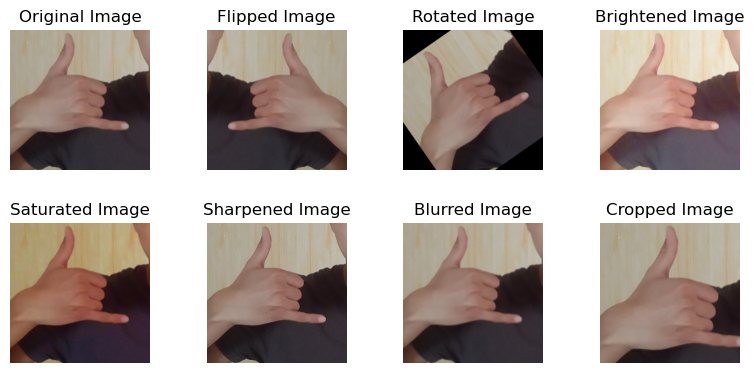
#> input picture docs/images/data_augmentation.png, 754 x 373 px, given in place of 0a8c60fc-9ef4-4de5-b601-3dee17ee110d.jpeg, which was not available
$ jupyter execute data_preprocessing.ipynb   (text cells are left out)
#> lines starting #> are read from the running program, lines starting #| are printed output that depends on the picture; pictures that were not available may be replaced by others from this repository, and a replacement may not be noted
#> further down, img is the input picture: shape (373, 754, 3); mean B, G, R 164.1, 169.6, 180.1
[cell 1]
# Imports
import cv2
import numpy as np
import os
import shutil
import random
from typing import List, Tuple

[cell 2]
ORIGINAL_DATA_FOLDER = "D:\\Documents\\GitHub\\cv-gesture-recognition\\data\\classification"

# Percentage of the dataset to be used for the test set
TEST_SET_PERCENTAGE = 0.2
# Percentage of the dataset to be used for the train/validation set
TRAIN_VAL_SET_PERCENTAGE = 1 - TEST_SET_PERCENTAGE

# For each folder representing a class in the dataset, in \\data\\images\\, copy a percentage of the images to a test set hosted in \\data\\test and the rest to a train/validation set hosted in \\data\\train_val\\original\\
def create_sets():
    # Create the test set folder
    if not os.path.exists(ORIGINAL_DATA_FOLDER + "\\final_test"):
        os.makedirs(ORIGINAL_DATA_FOLDER + "\\final_test")

    # Create directories for the train/validation set
    if not os.path.exists(ORIGINAL_DATA_FOLDER + "\\final_train_val\\original"):
        os.makedirs(ORIGINAL_DATA_FOLDER + "\\final_train_val\\original")

    # Get the list of folders in the images directory
    folders = [f for f in os.listdir(ORIGINAL_DATA_FOLDER + "\\images") if os.path.isdir(os.path.join(ORIGINAL_DATA_FOLDER + "\\images", f))]
    # For each folder
    for folder in folders:
        # Get the list of images in the folder
        images = [f for f in os.listdir(os.path.join(ORIGINAL_DATA_FOLDER + "\\images", folder)) if os.path.isfile(os.path.join(ORIGINAL_DATA_FOLDER + "\\images", folder, f))]
        # Get the number of images to copy to the test set
        num_images_test = int(len(images) * TEST_SET_PERCENTAGE)
        # Get the number of images to copy to the train/validation set
        num_images_train_val = int(len(images) * TRAIN_VAL_SET_PERCENTAGE)

        if num_images_train_val + num_images_test > len(images):
            num_images_train_val = num_images_train_val - (num_images_test + num_images_train_val - len(images))

        # Create the folder for the class in the test
        if not os.path.exists(ORIGINAL_DATA_FOLDER + "\\final_test\\" + folder):
            os.makedirs(ORIGINAL_DATA_FOLDER + "\\final_test\\" + folder)

        # Create the folder for the class in the train/validation set
        if not os.path.exists(ORIGINAL_DATA_FOLDER + "\\final_train_val\\original\\" + folder):
            os.makedirs(ORIGINAL_DATA_FOLDER + "\\final_train_val\\original\\" + folder)

        # Copy the images to the test set and the train/validation set based on index
        for index in range(num_images_test + num_images_train_val):
            # Get the image to copy
            image = images.pop(random.randint(0, len(images) - 1))

            if index < num_images_test:
                # Copy the image to the test set
                shutil.copy(os.path.join(ORIGINAL_DATA_FOLDER + "\\images", folder, image), os.path.join(ORIGINAL_DATA_FOLDER + "\\final_test", folder, image))
            else:
                # Copy the image to the train/validation set
                shutil.copy(os.path.join(ORIGINAL_DATA_FOLDER + "\\images", folder, image), os.path.join(ORIGINAL_DATA_FOLDER + "\\final_train_val\\original", folder, image))


create_sets()

[cell 3]
# Load Data from /data directory, in the folders with each class, each containing images of the respective class in .png format
def load_image_paths_and_labels(dir: str) -> Tuple[List[str], List[str]]:
    image_paths = []
    labels = []
    for folder in os.listdir(dir):
        folder_path = os.path.join(dir, folder)
        if not os.path.isdir(folder_path):
            continue
        for file in os.listdir(folder_path):
            image_paths.append(os.path.join(folder_path, file))
            labels.append(folder)
    return image_paths, labels

[cell 4]
# Flip an image horizontally, vertically or both
def flip_image(image: np.ndarray, horizontal: bool = True, vertical: bool = False) -> np.ndarray:
#> called with horizontal = True, vertical = False
    if horizontal and vertical:
        flipped_image = cv2.flip(image, -1)
    elif horizontal:
        flipped_image = cv2.flip(image, 1)
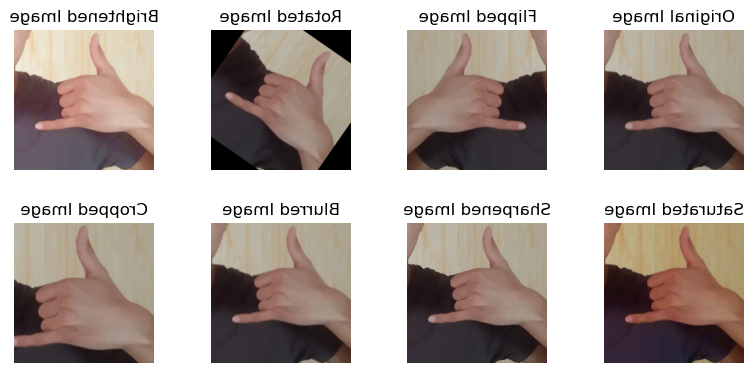
#> flipped_image: shape (373, 754, 3); mean B, G, R 164.1, 169.6, 180.1
    elif vertical:
        flipped_image = cv2.flip(image, 0)
    else:
        return image
    return flipped_image

# Rotate an image by a given angle
def rotate_image(image: np.ndarray, angle: float) -> np.ndarray:
#> called with angle = 3.91
    (h, w) = image.shape[:2]
#> h = 373; w = 754
    center = (w // 2, h // 2)
#> center = (377, 186)
    matrix = cv2.getRotationMatrix2D(center, angle, 1.0)
    rotated_image = cv2.warpAffine(image, matrix, (w, h), borderValue=(0, 0, 0))
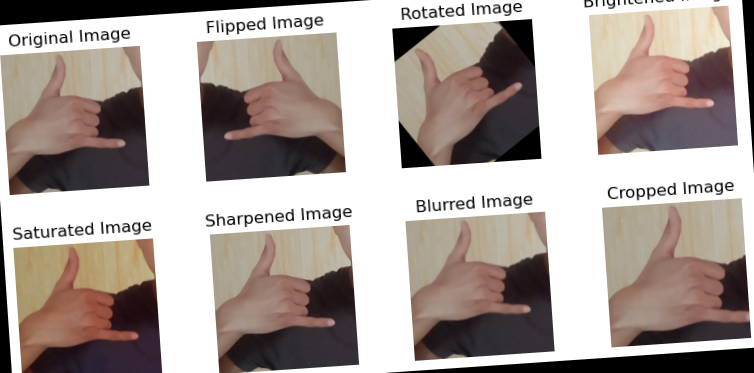
#> rotated_image: shape (373, 754, 3); mean B, G, R 155.2, 160.6, 171.1
    return rotated_image

# Adjust the brightness of an image
def adjust_brightness(image: np.ndarray, value: int) -> np.ndarray:
#> called with value = 50
    hsv = cv2.cvtColor(image, cv2.COLOR_BGR2HSV)
#> hsv: shape (373, 754, 3); mean H, S, V 30.2, 35.1, 180.3
    h, s, v = cv2.split(hsv)
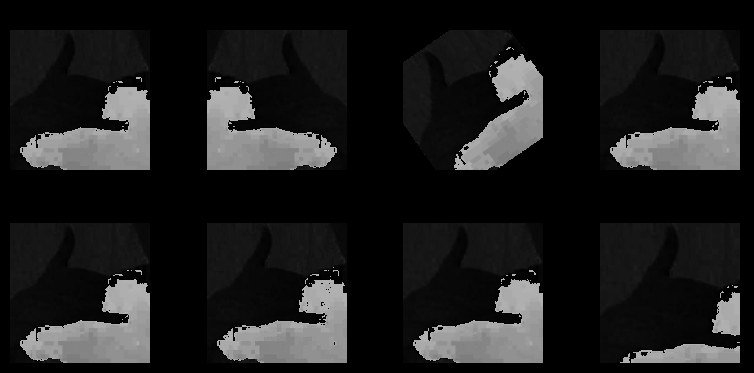
#> h: shape (373, 754); min 0, max 179, mean 30.2
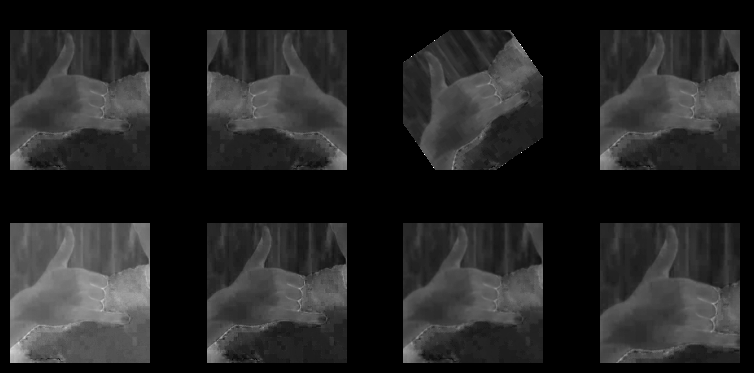
#> s: shape (373, 754); min 0, max 255, mean 35.1
    v = cv2.add(v, value)
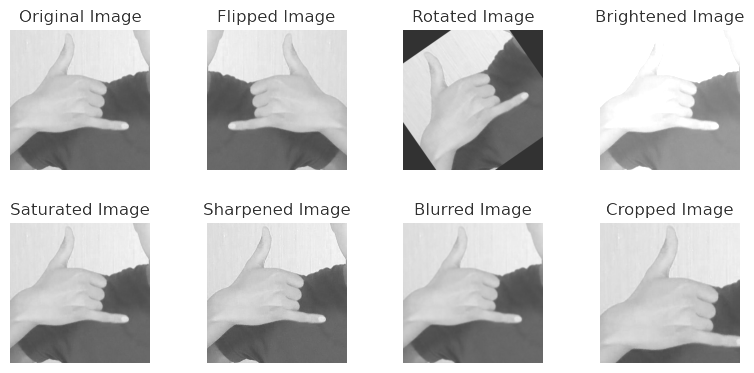
#> v: shape (373, 754); min 50, max 255, mean 208.6
    v = np.clip(v, 0, 255)
    final_hsv = cv2.merge((h, s, v))
#> final_hsv: shape (373, 754, 3); mean H, S, V 30.2, 35.1, 208.6
    return cv2.cvtColor(final_hsv, cv2.COLOR_HSV2BGR)
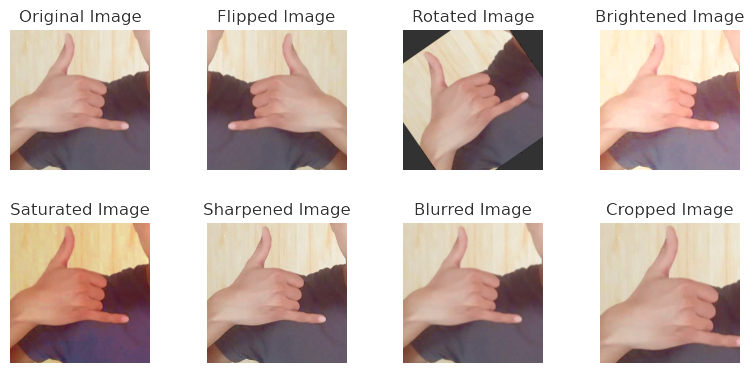
#> returned value: shape (373, 754, 3); mean B, G, R 186.5, 192.7, 208.2

# Adjust the saturation of an image
def adjust_saturation(image: np.ndarray, value: int) -> np.ndarray:
#> called with value = 50
    hsv = cv2.cvtColor(image, cv2.COLOR_BGR2HSV)
    h, s, v = cv2.split(hsv)
    s = cv2.add(s, value)
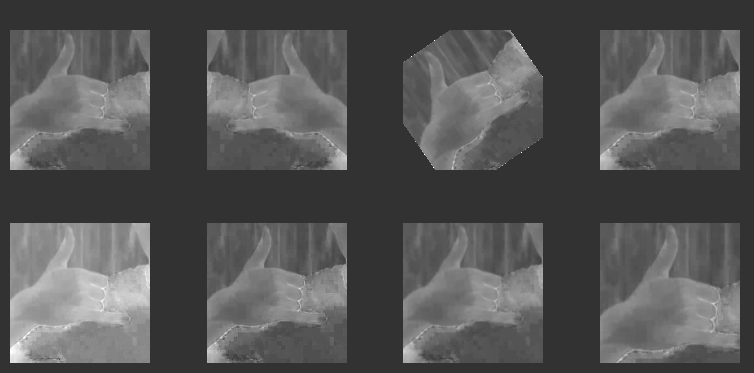
#> s: shape (373, 754); min 50, max 255, mean 85.1
    s = np.clip(s, 0, 255)
    final_hsv = cv2.merge((h, s, v))
#> final_hsv: shape (373, 754, 3); mean H, S, V 30.2, 85.1, 180.3
    return cv2.cvtColor(final_hsv, cv2.COLOR_HSV2BGR)
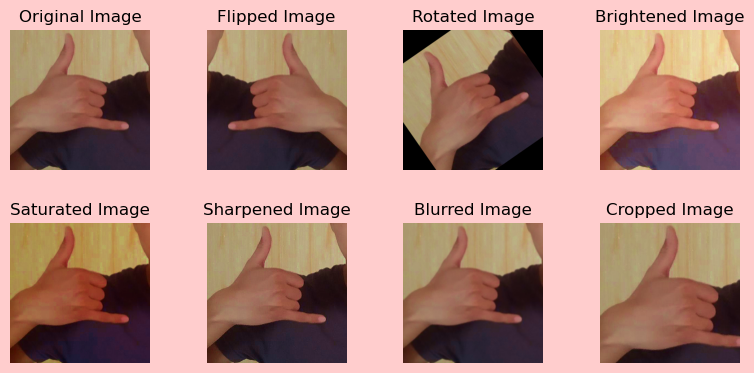
#> returned value: shape (373, 754, 3); mean B, G, R 129.7, 139.9, 179.8

# Apply a sharpening kernel to an image
def apply_sharpen(image: np.ndarray) -> np.ndarray:
    kernel = np.array([[0, -1, 0], [-1, 5, -1], [0, -1, 0]])
    return cv2.filter2D(image, -1, kernel)

# Apply a Gaussian blur to an image
def apply_blur(image: np.ndarray, ksize: int = 7) -> np.ndarray:
#> called with ksize = 7
    return cv2.GaussianBlur(image, (ksize, ksize), 0)

# Crop an image
def crop(img: np.ndarray) -> np.ndarray:
    size = img.shape[:2]
#> size = (373, 754)
    kernel_size = list(map(lambda x: int(x * 0.8), size))
#> kernel_size = [298, 603]
    shift_min, shift_max = -50, 50
    shift_size = [np.random.randint(shift_min, shift_max), np.random.randint(shift_min, shift_max)]

    crop_img = img[
        (size[0] - kernel_size[0]) // 2 + shift_size[0]:(size[0] - kernel_size[0]) // 2 + kernel_size[0] + shift_size[0],
        (size[1] - kernel_size[1]) // 2 + shift_size[1]:(size[1] - kernel_size[1]) // 2 + kernel_size[1] + shift_size[1]
    ]
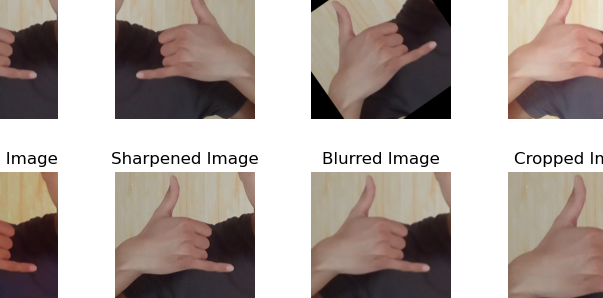
#> crop_img: shape (298, 603, 3); mean B, G, R 160, 165.3, 176.4

    return np.uint8(crop_img)

[cell 5]
# Augment an image with geometric transformations, color distortions and kernel filters, with a given chance per transformation
def augment_image(image: np.ndarray, augment_chance: float) -> List[np.ndarray]:
    augmented_images = [image]

    # Geometric transformations
    if random.random() < augment_chance:
        augmented_images.append(flip_image(image, horizontal=True))

    # Rotation: Apply rotation from -40 to 40 degrees
    rotation_range = [-40, 40]
    if random.random() < augment_chance:
        angle = np.random.uniform(rotation_range[0], rotation_range[1])
        augmented_images.append(rotate_image(image, angle))

    # Color distortions
    if random.random() < augment_chance:
        augmented_images.append(adjust_brightness(image, random.choice([-50, 50])))
    if random.random() < augment_chance:
        augmented_images.append(adjust_saturation(image, random.choice([-50, 50])))

    # Kernel filters
    if random.random() < augment_chance:
        augmented_images.append(apply_sharpen(image))
    if random.random() < augment_chance:
        augmented_images.append(apply_blur(image, random.choice([3, 5, 7])))

    return augmented_images

[cell 6]
from matplotlib import pyplot as plt

# Load sample image
img = cv2.imread("D:\\Documents\\GitHub\\cv-gesture-recognition\\data\\classification\\test\\call\\0a8c60fc-9ef4-4de5-b601-3dee17ee110d.jpeg")

# Define the figure size
fig, axs = plt.subplots(2, 4, figsize=(8, 4))
fig.tight_layout(pad=1.0)

# Function to show images in the grid
def show_image(ax, img, title):
    ax.imshow(cv2.cvtColor(img, cv2.COLOR_BGR2RGB))
    ax.set_title(title)
    ax.axis("off")

# Original Image
show_image(axs[0, 0], img, "Original Image")

# Flip image horizontally
flipped_image = flip_image(img, horizontal=True)
show_image(axs[0, 1], flipped_image, "Flipped Image")

# Rotate image by random angle between -40 and 40 degrees
angle = np.random.uniform(-40, 40)
rotated_image = rotate_image(img, angle)
show_image(axs[0, 2], rotated_image, "Rotated Image")

# Adjust brightness
brightened_image = adjust_brightness(img, 50)
show_image(axs[0, 3], brightened_image, "Brightened Image")

# Adjust saturation
saturated_image = adjust_saturation(img, 50)
show_image(axs[1, 0], saturated_image, "Saturated Image")

# Apply sharpening
sharpened_image = apply_sharpen(img)
show_image(axs[1, 1], sharpened_image, "Sharpened Image")

# Apply blur
blurred_image = apply_blur(img)
show_image(axs[1, 2], blurred_image, "Blurred Image")

# Crop image
cropped_image = crop(img)
show_image(axs[1, 3], cropped_image, "Cropped Image")

plt.show()
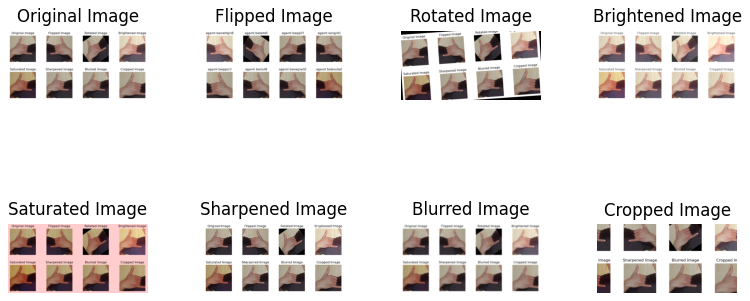
#> figure drawn by matplotlib, 8 panels

$ run again, on docs/images/handseg_arch_light.png
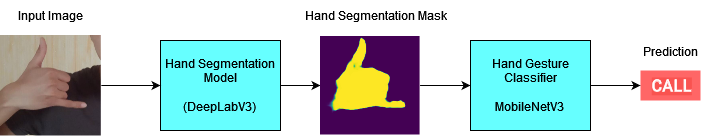
#> input picture docs/images/handseg_arch_light.png, 710 x 136 px, given in place of 0a8c60fc-9ef4-4de5-b601-3dee17ee110d.jpeg, which was not available
#> img is the input picture: shape (136, 710, 3); mean B, G, R 208.2, 207.5, 185.9
#> hsv: shape (136, 710, 3); mean H, S, V 37, 65.3, 218.6
#> in adjust_saturation, `return cv2.cvtColor(final_hsv, cv2.COLOR_HSV2BGR)`:
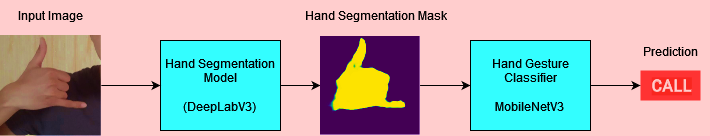
#> returned value: shape (136, 710, 3); mean B, G, R 177.3, 178, 175.3
#> in crop, `crop_img = img[ (size[0] - kernel_size[0]) // 2 + shift_size[0]:(size[..`:
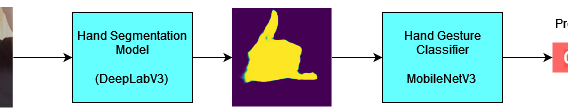
#> crop_img: shape (108, 568, 3); mean B, G, R 210.2, 207.8, 168.4

$ run again, on docs/images/mobilegame.jpg
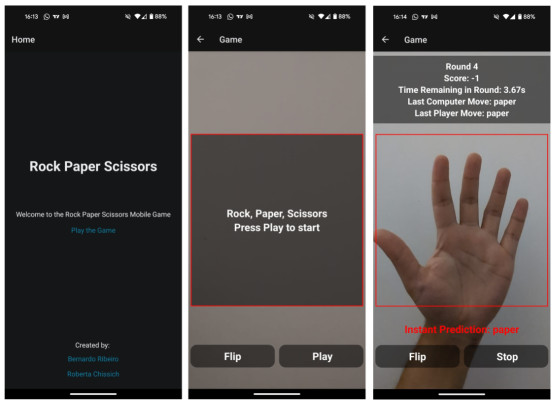
#> input picture docs/images/mobilegame.jpg, 556 x 404 px, given in place of 0a8c60fc-9ef4-4de5-b601-3dee17ee110d.jpeg, which was not available
#> img is the input picture: shape (404, 556, 3); mean B, G, R 78.1, 79.5, 84.1
#> hsv: shape (404, 556, 3); mean H, S, V 44.7, 28.2, 85.4
#> in crop, `crop_img = img[ (size[0] - kernel_size[0]) // 2 + shift_size[0]:(size[..`:
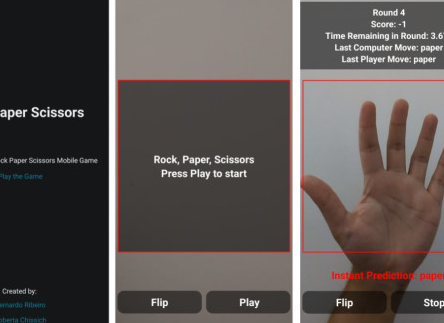
#> crop_img: shape (323, 444, 3); mean B, G, R 81.9, 84.2, 90.9
